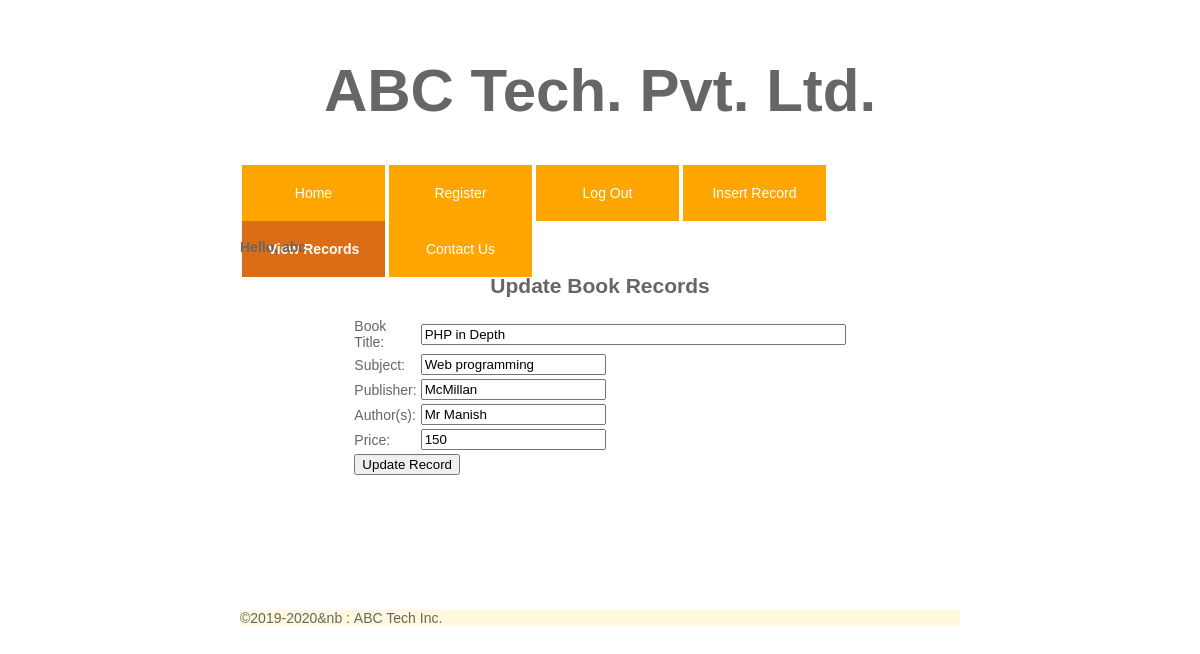
Page /update_book.php?id=11 (signed in) on the committed database.
### tables this page shows
CREATE TABLE `tblbooks` (
  `id` int(11) NOT NULL,
  `title` varchar(150) NOT NULL,
  `subject` varchar(100) NOT NULL,
  `publisher` varchar(150) NOT NULL,
  `authors` varchar(150) NOT NULL,
  `price` double NOT NULL
);

### update_book.php (the view, shortened to what this page needs)
<!DOCTYPE html>
<html>
    <head>
        <link rel="stylesheet" href="_css/main_style.css">
    </head>
    <body>
          <?php
            require_once 'header.php';
        ?>
        <div class="wrapper">
            <div class="home-main-wrapper">
                <?php
                if (!isset($_SESSION['user_name'])) {
                    echo "<h1>Access denied</h1>";
                    echo "<h2>Please, Log in to enable this page</h2>";
                }
                else {
                    echo "<h4>Hello, ". $_SESSION['user_name']. "</h4>";
                    echo "<h2>Update Book Records </h2>";
                    require_once 'config.php';
                    $id = $_REQUEST['id'];
                    $query = "select * from tblbooks where id=$id";
                    $result = mysqli_query($conn, $query);
                    if($result == 1){
                        $row = mysqli_fetch_assoc($result);
                        echo "<form id='update_book' name='update_book' action ='update_book1.php?id=". $id  ."' method ='post'>";
                        echo "<table style = 'margin:0 auto; width:50%;'>";
                        echo "<tr>";
                        echo "<td>Book Title:</td>";
                        echo "<td>";
                        echo "<input type = 'text' id='book_title' name = 'book_title' size = '50' value='". $row['title']. " ' autofocus>";
                        echo "</td>";
                        echo "</tr>";
                        echo "<tr>";
                        echo "<td>Subject:</td>";
                        echo "<td><input type = 'text' id='subject' name = 'subject' value='". $row['subject']. "'></td>";
                        echo "</tr>";
                        echo "<tr>";
                        echo "<td>Publisher:</td>";
                        echo "<td><input type = 'text' id='publisher' name = 'publisher' value='". $row['publisher']. "'></td>";
                        echo "</tr>";
                        echo "<tr>";
                        echo "<td>Author(s):</td>";
                        echo "<td><input type = 'text' id='authors' name = 'authors' value='". $row['authors']. "'></td>";
                        echo "</tr>";
                        echo "<tr>";
                        echo "<td>Price:</td>";
                        echo "<td>";
                        echo "<input type = 'text' id='price' name = 'price' value='". $row['price']. "'>";
                        echo "</td>";
                        echo "</tr>";
                        echo "<tr><td colspan = '2'><input type = 'submit' value = 'Update Record'></td></tr>";
                        echo" <tr>";
                        echo "<td colspan = '2' style = 'text-align:center;'>";
                        echo "<br>";
                        echo "</td>";
                        echo "</tr>";
                        echo "</table>";
                        echo "</form>";
                    }
                    else
                    {
                        echo "<h2>Something went wrong! Could not open update record page!</h2>";
                        echo '<h3>Please, contact the Admin.</h3>';
                    }
                }
                ?>
            </div>
            <br><br><br><br><br><br><br>
        </div>
      <?php
        require_once 'footer.php';
        ?>
    </body>
</html>

### _css/main_style.css (style rules this page uses)
body { margin: 0px; padding: 0px; font-family:Arial, Helvetica, Verdana, sans-serif; font-size:14px; color: #666666; background:#FFFFFF; }
h1, h2, h3 { text-align: center; }
.wrapper { margin:0 20%; padding-top: 0; padding-bottom: 0; }

### rows in the picture
tblbooks: book_title "PHP in Depth", subject "Web programming", publisher "McMillan", authors "Mr Manish", price "150"

### other values in the picture
$_SESSION['user_name'] "abc"
